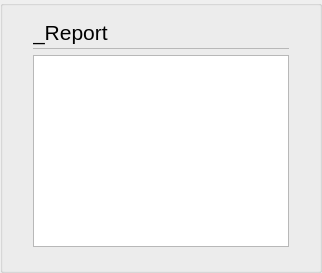
    <widget class="stw_opensyde_gui_elements::C_OgeGbx" name="pc_GroupBoxReport">
     <layout class="QVBoxLayout" name="verticalLayout" stretch="0,0,0">
      <property name="leftMargin">
       <number>30</number>
      </property>
      <property name="rightMargin">
       <number>30</number>
      </property>
      <property name="bottomMargin">
       <number>13</number>
      </property>
      <item>
       <layout class="QVBoxLayout" name="verticalLayout_3">
        <property name="spacing">
         <number>0</number>
        </property>
        <item>
         <layout class="QHBoxLayout" name="horizontalLayout_22" stretch="0,1">
          <property name="spacing">
           <number>6</number>
          </property>
          <item>
           <widget class="stw_opensyde_gui_elements::C_OgeLabHeadingGroupBold" name="pc_LabelHeadingReport">
            <property name="minimumSize">
             <size>
              <width>0</width>
              <height>30</height>
             </size>
            </property>
            <property name="maximumSize">
             <size>
              <width>16777215</width>
              <height>30</height>
             </size>
            </property>
            <property name="font">
             <font>
              <family>Segoe UI</family>
              <pointsize>16</pointsize>
             </font>
            </property>
            <property name="text">
             <string>_Report</string>
            </property>
           </widget>
          </item>
          <item>
           <spacer name="horizontalSpacer_13">
            <property name="orientation">
             <enum>Qt::Horizontal</enum>
            </property>
            <property name="sizeHint" stdset="0">
             <size>
              <width>40</width>
              <height>1</height>
             </size>
            </property>
           </spacer>
          </item>
         </layout>
        </item>
        <item>
         <layout class="QHBoxLayout" name="horizontalLayout_21" stretch="1">
          <property name="spacing">
           <number>0</number>
          </property>
          <property name="topMargin">
           <number>1</number>
          </property>
          <property name="bottomMargin">
           <number>0</number>
          </property>
          <item>
           <widget class="stw_opensyde_gui_elements::C_OgeFraSeparator" name="frame_4">
            <property name="minimumSize">
             <size>
              <width>0</width>
              <height>1</height>
             </size>
            </property>
            <property name="maximumSize">
             <size>
              <width>16777215</width>
              <height>1</height>
             </size>
            </property>
            <property name="frameShape">
             <enum>QFrame::StyledPanel</enum>
            </property>
            <property name="frameShadow">
             <enum>QFrame::Raised</enum>
            </property>
           </widget>
          </item>
         </layout>
        </item>
       </layout>
      </item>
      <item>
       <widget class="stw_opensyde_gui_elements::C_OgeTebReport" name="pc_TextBrowserReport"/>
      </item>
      <item>
       <spacer name="verticalSpacer_12">
        <property name="orientation">
         <enum>Qt::Vertical</enum>
        </property>
        <property name="sizeType">
         <enum>QSizePolicy::Fixed</enum>
        </property>
        <property name="sizeHint" stdset="0">
         <size>
          <width>1</width>
          <height>10</height>
         </size>
        </property>
       </spacer>
      </item>
     </layout>
    </widget>
